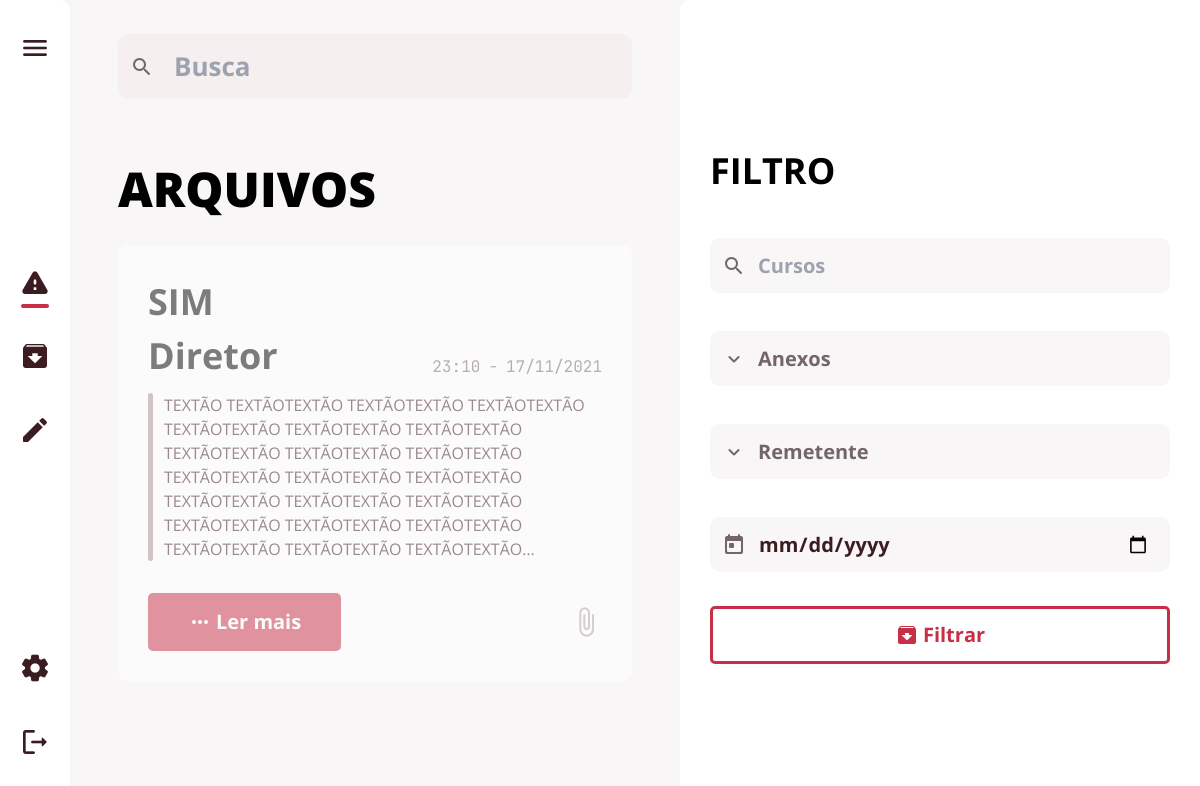
The page /arquivos (signed in) on the database its author committed.
### app/database/models.py (models this page shows, shortened)
class Postagem(db.Model):
    __tablename__ = "postagem"
    id = db.Column(db.Integer, primary_key=True, autoincrement=True)
    titulo = db.Column(db.String(150), nullable=False)
    texto = db.Column(db.String(150), nullable=False)
    data = db.Column(db.DateTime, default=datetime.now)
    postagem_arquivada = db.relationship('Arquivadas')
    user_id = db.Column(db.Integer, db.ForeignKey('user.id'))
    destinatario = db.relationship('Papel',
                                   secondary=postagem_papel_tabela,
                                   back_populates='postagem')

class Papel(db.Model):
    __tablename__ = "papel"
    id = db.Column(db.Integer, primary_key=True, autoincrement=True)
    nome = db.Column(db.String(150), unique=True, nullable=False)
    pode_editar = db.Column(db.Boolean, default=0)
    admin = db.Column(db.Boolean, default=0)
    postagem = db.relationship('Postagem',
                               secondary=postagem_papel_tabela,
                               back_populates='destinatario')
    user = db.relationship('User',
                           secondary=user_papel_tabela,
                           back_populates='papeis')
    def __repr__(self):
        return self.nome

### app/view.py (the view, shortened to what this page needs)
@ routes.route('/arquivos', methods=['POST', 'GET'])
@ login_required
def archive():
    posts = db.session.query(Postagem).join(Postagem.destinatario).join(
        Papel.user).join(Arquivadas).filter(User.id == user.id).filter(Postagem.id == Arquivadas.arquivada).order_by(Postagem.data.desc()).all()
    busca = request.form.get("busca")
    if busca:
        busca = f"%{busca}%"
        search_post = db.session.query(Postagem).join(Postagem.destinatario).join(
            Papel.user).join(Arquivadas).filter(User.id == user.id).filter(Postagem.id == Arquivadas.arquivada).filter(Postagem.titulo.like(
                busca)).order_by(Postagem.data.desc()).all()
        posts = search_post
    filtro_data = request.form.get("data")
    return render_template('arquivos.html', user=user, posts=posts, user_edit=user_edit(), remetente=remetente, remetente_nome=remetente_nome)

### app/view.py (called while the page is built)
def user_edit():
    user_edit = db.session.query(Papel.pode_editar).join(
        Papel.user).filter(User.id == user.id).all()
    for edit in user_edit:
        if edit:
            user_edit = edit[0]
        break
    return user_edit

def papel_postagem(papel):
    return ', '.join(map(str, papel))

def remetente(userid):
    return papel_postagem(db.session.query(Papel).join(
        Papel.user).filter(User.id == userid).all())

def remetente_nome(userid):
    return papel_postagem(db.session.query(User.nome).filter(User.id == userid).first())

### app/templates/arquivos.html (shortened to what this page needs)
{% extends 'base.html' %}
{% block head %}
<link rel="stylesheet" href="{{url_for('static', filename='style/arquivos.css')}}">
{% endblock %}
{% block main_text %}ARQUIVOS{% endblock %}
{% block main %}
{% for post in posts %}
<div class="card-box">
  <h2 class="title-text">{{ post.titulo }}</h2>
  <div class="text-title-area">
    <h3 class="sender-name">{{ remetente(post.user_id) }}</h3>
    <div class="send-date">
      <p class="hour">{{ post.data.strftime('%H:%M') }}</p>
      <p class="date">{{ post.data.strftime('%d/%m/%Y') }}</p>
    </div>
  </div>
  <div class="text-area text-area--short">
    <p>{{ post.texto }}</p>
  </div>
  <div class="bottom-buttons">
    <button class="F-btn btn btn-full" onClick="abrirPopup({{ post.id }})">
      <span class="material-icons-round">more_horiz</span>
      <p>Ler mais</p>
    </button>
    <span class="material-icons-round card-icon">
      attach_file
    </span>
  </div>
</div>
{% endfor %}
{% endblock %}

### app/static/style/base.css (style rules this page uses)
* { margin: 0; padding: 0; box-sizing: border-box; }
:root { --card-bg-color:#fff; --primary-bg-color:#f9f6f7; --secondary-bg-color:#f5eff0; --headline-text-color:#000; --primary-text-color:#3b1d21; --secondary-text-color:#746668; --btn-text-color:#fff; --faded-text-color:#aa8f90; --faded-icon-color:#b4a2a4; --primary-accent-color:#c62f45; --h1-font-size:3rem; --h2-font-size:2.25rem; --h3-font-size:1.25rem; --h4-font-size:0.70rem; --p-font-size:1rem; --menu-font-size:1.75rem; --search-font-size:1.625rem; --regular:400; --medium:500; --semi-bold:600; --bold:700; --extra-bold:900; --small-icon:1.5rem; --medium-icon:2rem; --big-icon:3.5rem; --extra-big-icon:15rem; --search-icon:1.75rem; --main-border-radius:10px; --button-border-radius:5px; --default-gap: 30px; }
body { font-family: 'Open Sans', sans-serif; }
button { background: none; border: none; }
.btn { font-family: 'Open Sans', sans-serif; font-size: var(--h3-font-size); font-weight: var(--bold); padding: .7em 2em .7em 2em; display: flex; align-items: center; gap: .2em; border-radius: var(--button-border-radius); cursor:pointer; white-space: nowrap; }
.btn p { float: left; }
.btn span { float: left; font-size: var(--small-icon) }
button { cursor: pointer; }
.btn-full { background-color: var(--primary-accent-color); color:var(--btn-text-color); }
.sender-name { font-size: var(--h2-font-size); font-weight: var(--bold); }
body { background-color: var(--primary-bg-color); }
.card-box { margin-top: 20px; width: 100%; height: auto; background-color: var(--card-bg-color); padding: 30px; border-radius: var(--main-border-radius); }
.text-title-area { flex-direction: row; display: flex; align-items: flex-end; justify-content: space-between; }
.title-text { font-size: var(--h2-font-size); font-weight: var(--bold); }
.send-date { display: flex; }
.send-date .hour::after { content: '-'; margin: 0 .5em; }
.send-date p { font-weight: var(--regular); line-height: 2em; color: var(--secondary-text-color); font-family: 'JetBrains Mono', monospace; }
.text-area { margin-top: 10px; color: var(--primary-text-color); }
.text-area p { position: relative; padding-left: 1em; font-weight: var(--regular); }
.text-area--short p { word-wrap: break-word; overflow: hidden; display: -webkit-box; -webkit-line-clamp: 7; -webkit-box-orient: vertical; text-overflow: ellipsis; }
.text-area p::before { content: ''; height: 100%; width: .3em; background-color: var(--faded-text-color); display: inline-block; left:0; position: absolute; border-radius: 3em; }
.bottom-buttons { display: flex; gap:1.5em; margin-top: 2em; align-items: center; justify-content: space-between; }
.bottom-buttons .card-icon { font-size: var(--medium-icon); flex: auto; text-align: end; color: var(--faded-icon-color); }
@media screen and (max-width: 1200px) { :root { --extra-big-icon: 10em; } }

### app/static/style/arquivos.css (style rules this page uses)
.card-box { filter: opacity(50%); }

### rows shown on the page
Postagem: titulo "SIM", data "23:10", data "17/11/2021", texto "TEXTÃO TEXTÃOTEXTÃO TEXTÃOTEXTÃO TEXTÃOTEXTÃO TEXTÃOTEXTÃO TEXTÃOTEXTÃO TEXTÃOTEXTÃO TEXTÃOTEXTÃO TEXTÃOTEXTÃO TEXTÃOTEXTÃO TEXTÃOTEXTÃO TEXTÃOTEXTÃO TEXTÃOTEXTÃO TEXTÃOTEXTÃO TEXTÃOTEXTÃO TEXTÃOTEXTÃO TEXTÃOTEXTÃO TEXTÃOTEXTÃO TEXTÃOTEXTÃO TEXTÃOTEXTÃO TEXTÃOTEXTÃO…"
Papel: nome "Diretor"
